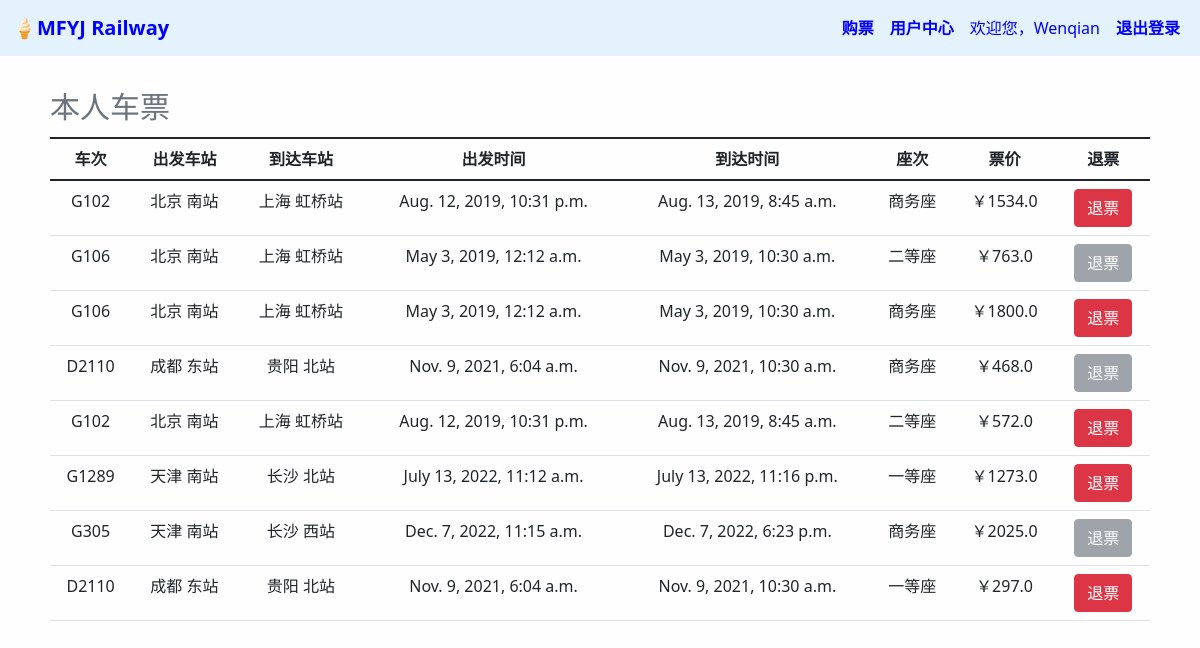
/booksystem/user_center/ (signed in), run on the app's committed database.
### booksystem/models.py (models this page shows, shortened)
class Ticket(models.Model):
    user = models.ForeignKey(User, on_delete=models.CASCADE)  # 建立外键User
    train_name = models.CharField(max_length=100)  # 车次号  D2846
    level = models.CharField(max_length=10)  # 座次等级
    state = models.CharField(max_length=10)  # 车票状态（是否退票）

class Train(models.Model):
    name = models.CharField(max_length=100)  # 车次号  D2846
    agroup = models.IntegerField(default=0, null=True)  # 列车组别
    leave_city = models.CharField(max_length=100, null=True)  # 离开城市
    arrive_city = models.CharField(max_length=100, null=True)  # 到达城市
    leave_station = models.CharField(max_length=100, null=True)  # 离开车站
    arrive_station = models.CharField(max_length=100, null=True)  # 到达车站
    leave_time = models.DateTimeField(null=True)  # 离开时间 DateTimeField:date+time
    arrive_time = models.DateTimeField(null=True)  # 到达时间 DateTimeField:date+time
    high_capacity = models.IntegerField(default=0, null=True)  # 商务座位数
    middle_capacity = models.IntegerField(default=0, null=True)  # 一等座位数
    low_capacity = models.IntegerField(default=0, null=True)  # 二等座位数
    high_price = models.FloatField(default=0, null=True)  # 商务座价格
    middle_price = models.FloatField(default=0, null=True)  # 一等座价格
    low_price = models.FloatField(default=0, null=True)  # 二等座价格

### booksystem/views.py (the view)
def user_center(request):
    if request.user.is_authenticated:
        if request.user.id in ADMIN_ID:
            webpage_info = revenue(request, request.user)  # 生成财务信息
            return render(request, 'booksystem/revenue.html', webpage_info)
        else:
            infos = []
            tickets = Ticket.objects.filter(user=request.user)
            for t in tickets:
                tr = Train.objects.get(name=t.train_name)
                if t.level == "high":
                    price = tr.high_price
                elif t.level == "middle":
                    price = tr.middle_price
                else:
                    price = tr.low_price
                info = {'name': t.train_name,
                        'leave_city': tr.leave_city, 'leave_station': tr.leave_station,
                        'arrive_city': tr.arrive_city, 'arrive_station': tr.arrive_station,
                        'leave_time': tr.leave_time,
                        'arrive_time': tr.arrive_time,
                        'level': t.level,
                        'price': price,
                        'state': t.state}
                infos.append(info)
            webpage_info = {'infos': infos,
                            'username': request.user.username}
            return render(request, 'booksystem/user_center.html', webpage_info)
    return render(request, 'booksystem/login.html')  # 点用户中心但是没登录，登录

### booksystem/templates/booksystem/user_center.html (shortened to what this page needs)
{% extends 'booksystem/base.html' %}
{% block login_display %}
<a class="nav-link" style="color: blue" href="#">欢迎您，{{ username }}</a>
{% endblock %}
{% block content %}
<div class="main" style="margin-top: 20px; margin-left: 50px; margin-right: 50px;">
    <table class="table table-hover caption-top">
        <caption style="font-size: 30px">本人车票</caption>
        <thead>
        <tr>
            <th style="text-align: center">车次</th>
            <th style="text-align: center">出发车站</th>
            <th style="text-align: center">到达车站</th>
            <th style="text-align: center">出发时间</th>
            <th style="text-align: center">到达时间</th>
            <th style="text-align: center">座次</th>
            <th style="text-align: center">票价</th>
            <th style="text-align: center">退票</th>
        </tr>
        </thead>
        <tbody style="text-align: center">
        {% for info in infos %}
        <tr>
            <td>{{ info.name }}</td>
            <td>{{ info.leave_city }} {{ info.leave_station }}</td>
            <td>{{ info.arrive_city }} {{ info.arrive_station }}</td>
            <td>{{ info.leave_time }}</td>
            <td>{{ info.arrive_time }}</td>
            {% if info.level == "high" %}
            <td>商务座</td>
            {% elif info.level == "middle" %}
            <td>一等座</td>
            {% else %}
            <td>二等座</td>
            {% endif %}
            <td>￥{{ info.price }}</td>
            <td>
                {% if info.state == "True" %}
                <button type="button" class="btn btn-danger" data-bs-toggle="modal" data-bs-target="#refund_modal{{forloop.counter}}">
                    退票
                </button>
                {% else %}
                <button type="button" class="btn btn-secondary" disabled>退票</button>
                {% endif %}
            </td>
        </tr>
        {% endfor %}
        </tbody>
    </table>
</div>
{% endblock %}

### booksystem/templates/booksystem/base.html (shortened to what this page needs)
<!DOCTYPE html>
<html lang="en">
<head>
    <link rel="stylesheet" href="https://cdn.staticfile.org/twitter-bootstrap/5.1.1/css/bootstrap.min.css">
</head>
<body style="background-color: #fefefe">
<nav class="navbar navbar-expand-lg navbar-light" style="background-color: #e3f2fd;">
    <div class="container-fluid">
        <a class="navbar-brand" style="color: blue" href="{% url 'booksystem:index' %}"><strong>&#127846;MFYJ Railway</strong></a>
        <div class="collapse navbar-collapse justify-content-end" id="navbarNav">
            <ul class="navbar-nav">
                <li class="nav-item">
                    <a class="nav-link active" aria-current="page" style="color: blue" href="{% url 'booksystem:result' %}"><strong>购票</strong></a>
                </li>
                <li class="nav-item">
                    <a class="nav-link" style="color: blue" href="{% url 'booksystem:user_center' %}"><strong>用户中心</strong></a>
                </li>
                <li class="nav-item">
                    {% block login_display %}{% endblock %}
                </li>
                <li class="nav-item">
                    <a class="nav-link" style="color: blue" href="{% url 'booksystem:logout_user' %}"><strong>退出登录</strong></a>
                </li>
            </ul>
        </div>
    </div>
</nav>
{% block content %}
{% endblock %}
</body>
</html>

### data on the page
Ticket: name "G102"
Train: leave_city "北京" "北京", leave_station "南站" "南站", arrive_city "上海" "上海", arrive_station "虹桥站" "虹桥站", leave_time "Aug. 12, 2019, 10:31 p.m." "Aug. 12, 2019, 10:31 p.m.", arrive_time "Aug. 13, 2019, 8:45 a.m." "Aug. 13, 2019, 8:45 a.m.", price "1534.0" "572.0"
Ticket: name "G106"
Train: leave_city "北京" "北京", leave_station "南站" "南站", arrive_city "上海" "上海", arrive_station "虹桥站" "虹桥站", leave_time "May 3, 2019, 12:12 a.m." "May 3, 2019, 12:12 a.m.", arrive_time "May 3, 2019, 10:30 a.m." "May 3, 2019, 10:30 a.m.", price "763.0" "1800.0"
Ticket: name "G106"
Ticket: name "D2110"
Train: leave_city "成都" "成都", leave_station "东站" "东站", arrive_city "贵阳" "贵阳", arrive_station "北站" "北站", leave_time "Nov. 9, 2021, 6:04 a.m." "Nov. 9, 2021, 6:04 a.m.", arrive_time "Nov. 9, 2021, 10:30 a.m." "Nov. 9, 2021, 10:30 a.m.", price "468.0" "297.0"
Ticket: name "G102"
Ticket: name "G1289"
Train: leave_city "天津", leave_station "南站", arrive_city "长沙", arrive_station "北站", leave_time "July 13, 2022, 11:12 a.m.", arrive_time "July 13, 2022, 11:16 p.m.", price "1273.0"
Ticket: name "G305"
Train: leave_city "天津", leave_station "南站", arrive_city "长沙", arrive_station "西站", leave_time "Dec. 7, 2022, 11:15 a.m.", arrive_time "Dec. 7, 2022, 6:23 p.m.", price "2025.0"
Ticket: name "D2110"

### other printed values
{{ username }} "Wenqian"
